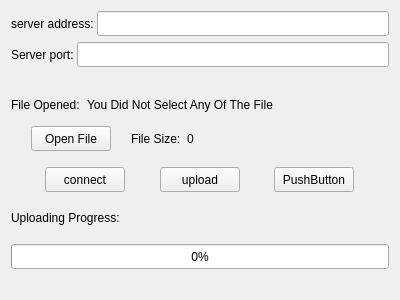
<?xml version="1.0" encoding="UTF-8"?>
<ui version="4.0">
 <class>FileTransferDialog</class>
 <widget class="QWidget" name="FileTransferDialog">
  <property name="geometry">
   <rect>
    <x>0</x>
    <y>0</y>
    <width>400</width>
    <height>300</height>
   </rect>
  </property>
  <property name="windowTitle">
   <string>Form</string>
  </property>
  <layout class="QVBoxLayout" name="verticalLayout">
   <item>
    <widget class="QWidget" name="widget" native="true">
     <property name="minimumSize">
      <size>
       <width>0</width>
       <height>25</height>
      </size>
     </property>
     <property name="maximumSize">
      <size>
       <width>16777215</width>
       <height>25</height>
      </size>
     </property>
     <layout class="QHBoxLayout" name="horizontalLayout_4">
      <property name="spacing">
       <number>0</number>
      </property>
      <property name="leftMargin">
       <number>0</number>
      </property>
      <property name="topMargin">
       <number>0</number>
      </property>
      <property name="rightMargin">
       <number>0</number>
      </property>
      <property name="bottomMargin">
       <number>0</number>
      </property>
      <item>
       <widget class="QLabel" name="label_4">
        <property name="minimumSize">
         <size>
          <width>0</width>
          <height>25</height>
         </size>
        </property>
        <property name="maximumSize">
         <size>
          <width>16777215</width>
          <height>25</height>
         </size>
        </property>
        <property name="text">
         <string>server address: </string>
        </property>
       </widget>
      </item>
      <item>
       <widget class="QLineEdit" name="server_addr">
        <property name="minimumSize">
         <size>
          <width>0</width>
          <height>25</height>
         </size>
        </property>
        <property name="maximumSize">
         <size>
          <width>16777215</width>
          <height>25</height>
         </size>
        </property>
       </widget>
      </item>
     </layout>
    </widget>
   </item>
   <item>
    <widget class="QWidget" name="widget_7" native="true">
     <property name="minimumSize">
      <size>
       <width>0</width>
       <height>25</height>
      </size>
     </property>
     <property name="maximumSize">
      <size>
       <width>16777215</width>
       <height>25</height>
      </size>
     </property>
     <layout class="QHBoxLayout" name="horizontalLayout_5">
      <property name="spacing">
       <number>0</number>
      </property>
      <property name="leftMargin">
       <number>0</number>
      </property>
      <property name="topMargin">
       <number>0</number>
      </property>
      <property name="rightMargin">
       <number>0</number>
      </property>
      <property name="bottomMargin">
       <number>0</number>
      </property>
      <item>
       <widget class="QLabel" name="label_5">
        <property name="minimumSize">
         <size>
          <width>0</width>
          <height>25</height>
         </size>
        </property>
        <property name="maximumSize">
         <size>
          <width>16777215</width>
          <height>25</height>
         </size>
        </property>
        <property name="text">
         <string>Server port: </string>
        </property>
       </widget>
      </item>
      <item>
       <widget class="QLineEdit" name="server_port">
        <property name="minimumSize">
         <size>
          <width>0</width>
          <height>25</height>
         </size>
        </property>
        <property name="maximumSize">
         <size>
          <width>16777215</width>
          <height>25</height>
         </size>
        </property>
       </widget>
      </item>
     </layout>
    </widget>
   </item>
   <item>
    <spacer name="verticalSpacer_2">
     <property name="orientation">
      <enum>Qt::Orientation::Vertical</enum>
     </property>
     <property name="sizeHint" stdset="0">
      <size>
       <width>20</width>
       <height>40</height>
      </size>
     </property>
    </spacer>
   </item>
   <item>
    <widget class="QWidget" name="widget_2" native="true">
     <property name="minimumSize">
      <size>
       <width>0</width>
       <height>30</height>
      </size>
     </property>
     <property name="maximumSize">
      <size>
       <width>16777215</width>
       <height>30</height>
      </size>
     </property>
     <layout class="QHBoxLayout" name="horizontalLayout">
      <property name="spacing">
       <number>0</number>
      </property>
      <property name="leftMargin">
       <number>0</number>
      </property>
      <property name="topMargin">
       <number>0</number>
      </property>
      <property name="rightMargin">
       <number>0</number>
      </property>
      <property name="bottomMargin">
       <number>0</number>
      </property>
      <item>
       <widget class="QLabel" name="label">
        <property name="minimumSize">
         <size>
          <width>0</width>
          <height>20</height>
         </size>
        </property>
        <property name="maximumSize">
         <size>
          <width>16777215</width>
          <height>20</height>
         </size>
        </property>
        <property name="text">
         <string>File Opened:  </string>
        </property>
       </widget>
      </item>
      <item>
       <widget class="QLabel" name="file_path">
        <property name="minimumSize">
         <size>
          <width>0</width>
          <height>20</height>
         </size>
        </property>
        <property name="maximumSize">
         <size>
          <width>16777215</width>
          <height>20</height>
         </size>
        </property>
        <property name="text">
         <string>You Did Not Select Any Of The File</string>
        </property>
       </widget>
      </item>
      <item>
       <spacer name="horizontalSpacer">
        <property name="orientation">
         <enum>Qt::Orientation::Horizontal</enum>
        </property>
        <property name="sizeHint" stdset="0">
         <size>
          <width>40</width>
          <height>20</height>
         </size>
        </property>
       </spacer>
      </item>
     </layout>
    </widget>
   </item>
   <item>
    <widget class="QWidget" name="widget_4" native="true">
     <property name="minimumSize">
      <size>
       <width>0</width>
       <height>25</height>
      </size>
     </property>
     <property name="maximumSize">
      <size>
       <width>16777215</width>
       <height>25</height>
      </size>
     </property>
     <layout class="QHBoxLayout" name="horizontalLayout_2">
      <property name="spacing">
       <number>0</number>
      </property>
      <property name="leftMargin">
       <number>0</number>
      </property>
      <property name="topMargin">
       <number>0</number>
      </property>
      <property name="rightMargin">
       <number>0</number>
      </property>
      <property name="bottomMargin">
       <number>0</number>
      </property>
      <item>
       <spacer name="horizontalSpacer_3">
        <property name="orientation">
         <enum>Qt::Orientation::Horizontal</enum>
        </property>
        <property name="sizeType">
         <enum>QSizePolicy::Policy::Fixed</enum>
        </property>
        <property name="sizeHint" stdset="0">
         <size>
          <width>20</width>
          <height>20</height>
         </size>
        </property>
       </spacer>
      </item>
      <item>
       <widget class="QPushButton" name="open_file_button">
        <property name="minimumSize">
         <size>
          <width>0</width>
          <height>25</height>
         </size>
        </property>
        <property name="maximumSize">
         <size>
          <width>16777215</width>
          <height>25</height>
         </size>
        </property>
        <property name="text">
         <string>Open File</string>
        </property>
       </widget>
      </item>
      <item>
       <spacer name="horizontalSpacer_8">
        <property name="orientation">
         <enum>Qt::Orientation::Horizontal</enum>
        </property>
        <property name="sizeType">
         <enum>QSizePolicy::Policy::Fixed</enum>
        </property>
        <property name="sizeHint" stdset="0">
         <size>
          <width>20</width>
          <height>20</height>
         </size>
        </property>
       </spacer>
      </item>
      <item>
       <widget class="QLabel" name="label_2">
        <property name="text">
         <string>File Size:  </string>
        </property>
       </widget>
      </item>
      <item>
       <widget class="QLabel" name="file_size_display">
        <property name="text">
         <string>0</string>
        </property>
       </widget>
      </item>
      <item>
       <spacer name="horizontalSpacer_2">
        <property name="orientation">
         <enum>Qt::Orientation::Horizontal</enum>
        </property>
        <property name="sizeHint" stdset="0">
         <size>
          <width>279</width>
          <height>20</height>
         </size>
        </property>
       </spacer>
      </item>
     </layout>
    </widget>
   </item>
   <item>
    <widget class="QWidget" name="widget_3" native="true">
     <property name="minimumSize">
      <size>
       <width>0</width>
       <height>45</height>
      </size>
     </property>
     <property name="maximumSize">
      <size>
       <width>16777215</width>
       <height>45</height>
      </size>
     </property>
     <layout class="QHBoxLayout" name="horizontalLayout_3">
      <property name="spacing">
       <number>0</number>
      </property>
      <property name="leftMargin">
       <number>0</number>
      </property>
      <property name="topMargin">
       <number>10</number>
      </property>
      <property name="rightMargin">
       <number>0</number>
      </property>
      <property name="bottomMargin">
       <number>10</number>
      </property>
      <item>
       <spacer name="horizontalSpacer_4">
        <property name="orientation">
         <enum>Qt::Orientation::Horizontal</enum>
        </property>
        <property name="sizeHint" stdset="0">
         <size>
          <width>40</width>
          <height>20</height>
         </size>
        </property>
       </spacer>
      </item>
      <item>
       <widget class="QPushButton" name="connect_server">
        <property name="minimumSize">
         <size>
          <width>0</width>
          <height>25</height>
         </size>
        </property>
        <property name="maximumSize">
         <size>
          <width>16777215</width>
          <height>25</height>
         </size>
        </property>
        <property name="text">
         <string>connect</string>
        </property>
       </widget>
      </item>
      <item>
       <spacer name="horizontalSpacer_5">
        <property name="orientation">
         <enum>Qt::Orientation::Horizontal</enum>
        </property>
        <property name="sizeHint" stdset="0">
         <size>
          <width>40</width>
          <height>20</height>
         </size>
        </property>
       </spacer>
      </item>
      <item>
       <widget class="QPushButton" name="send_button">
        <property name="minimumSize">
         <size>
          <width>0</width>
          <height>25</height>
         </size>
        </property>
        <property name="maximumSize">
         <size>
          <width>16777215</width>
          <height>25</height>
         </size>
        </property>
        <property name="text">
         <string>upload</string>
        </property>
       </widget>
      </item>
      <item>
       <spacer name="horizontalSpacer_7">
        <property name="orientation">
         <enum>Qt::Orientation::Horizontal</enum>
        </property>
        <property name="sizeHint" stdset="0">
         <size>
          <width>40</width>
          <height>20</height>
         </size>
        </property>
       </spacer>
      </item>
      <item>
       <widget class="QPushButton" name="pushButton_4">
        <property name="minimumSize">
         <size>
          <width>0</width>
          <height>25</height>
         </size>
        </property>
        <property name="maximumSize">
         <size>
          <width>16777215</width>
          <height>25</height>
         </size>
        </property>
        <property name="text">
         <string>PushButton</string>
        </property>
       </widget>
      </item>
      <item>
       <spacer name="horizontalSpacer_6">
        <property name="orientation">
         <enum>Qt::Orientation::Horizontal</enum>
        </property>
        <property name="sizeHint" stdset="0">
         <size>
          <width>40</width>
          <height>20</height>
         </size>
        </property>
       </spacer>
      </item>
     </layout>
    </widget>
   </item>
   <item>
    <widget class="QWidget" name="widget_5" native="true">
     <property name="minimumSize">
      <size>
       <width>0</width>
       <height>30</height>
      </size>
     </property>
     <property name="maximumSize">
      <size>
       <width>16777215</width>
       <height>30</height>
      </size>
     </property>
     <layout class="QVBoxLayout" name="verticalLayout_2">
      <property name="spacing">
       <number>0</number>
      </property>
      <property name="leftMargin">
       <number>0</number>
      </property>
      <property name="topMargin">
       <number>0</number>
      </property>
      <property name="rightMargin">
       <number>0</number>
      </property>
      <property name="bottomMargin">
       <number>10</number>
      </property>
      <item>
       <widget class="QLabel" name="label_3">
        <property name="minimumSize">
         <size>
          <width>0</width>
          <height>20</height>
         </size>
        </property>
        <property name="maximumSize">
         <size>
          <width>16777215</width>
          <height>20</height>
         </size>
        </property>
        <property name="text">
         <string>Uploading Progress: </string>
        </property>
       </widget>
      </item>
     </layout>
    </widget>
   </item>
   <item>
    <widget class="QWidget" name="widget_6" native="true">
     <property name="minimumSize">
      <size>
       <width>0</width>
       <height>25</height>
      </size>
     </property>
     <property name="maximumSize">
      <size>
       <width>16777215</width>
       <height>25</height>
      </size>
     </property>
     <layout class="QVBoxLayout" name="verticalLayout_3">
      <property name="spacing">
       <number>0</number>
      </property>
      <property name="leftMargin">
       <number>0</number>
      </property>
      <property name="topMargin">
       <number>0</number>
      </property>
      <property name="rightMargin">
       <number>0</number>
      </property>
      <property name="bottomMargin">
       <number>0</number>
      </property>
      <item>
       <widget class="QProgressBar" name="progressBar">
        <property name="minimumSize">
         <size>
          <width>0</width>
          <height>25</height>
         </size>
        </property>
        <property name="maximumSize">
         <size>
          <width>16777215</width>
          <height>25</height>
         </size>
        </property>
        <property name="value">
         <number>0</number>
        </property>
       </widget>
      </item>
     </layout>
    </widget>
   </item>
   <item>
    <spacer name="verticalSpacer">
     <property name="orientation">
      <enum>Qt::Orientation::Vertical</enum>
     </property>
     <property name="sizeType">
      <enum>QSizePolicy::Policy::Fixed</enum>
     </property>
     <property name="sizeHint" stdset="0">
      <size>
       <width>20</width>
       <height>20</height>
      </size>
     </property>
    </spacer>
   </item>
  </layout>
 </widget>
 <resources/>
 <connections/>
</ui>
